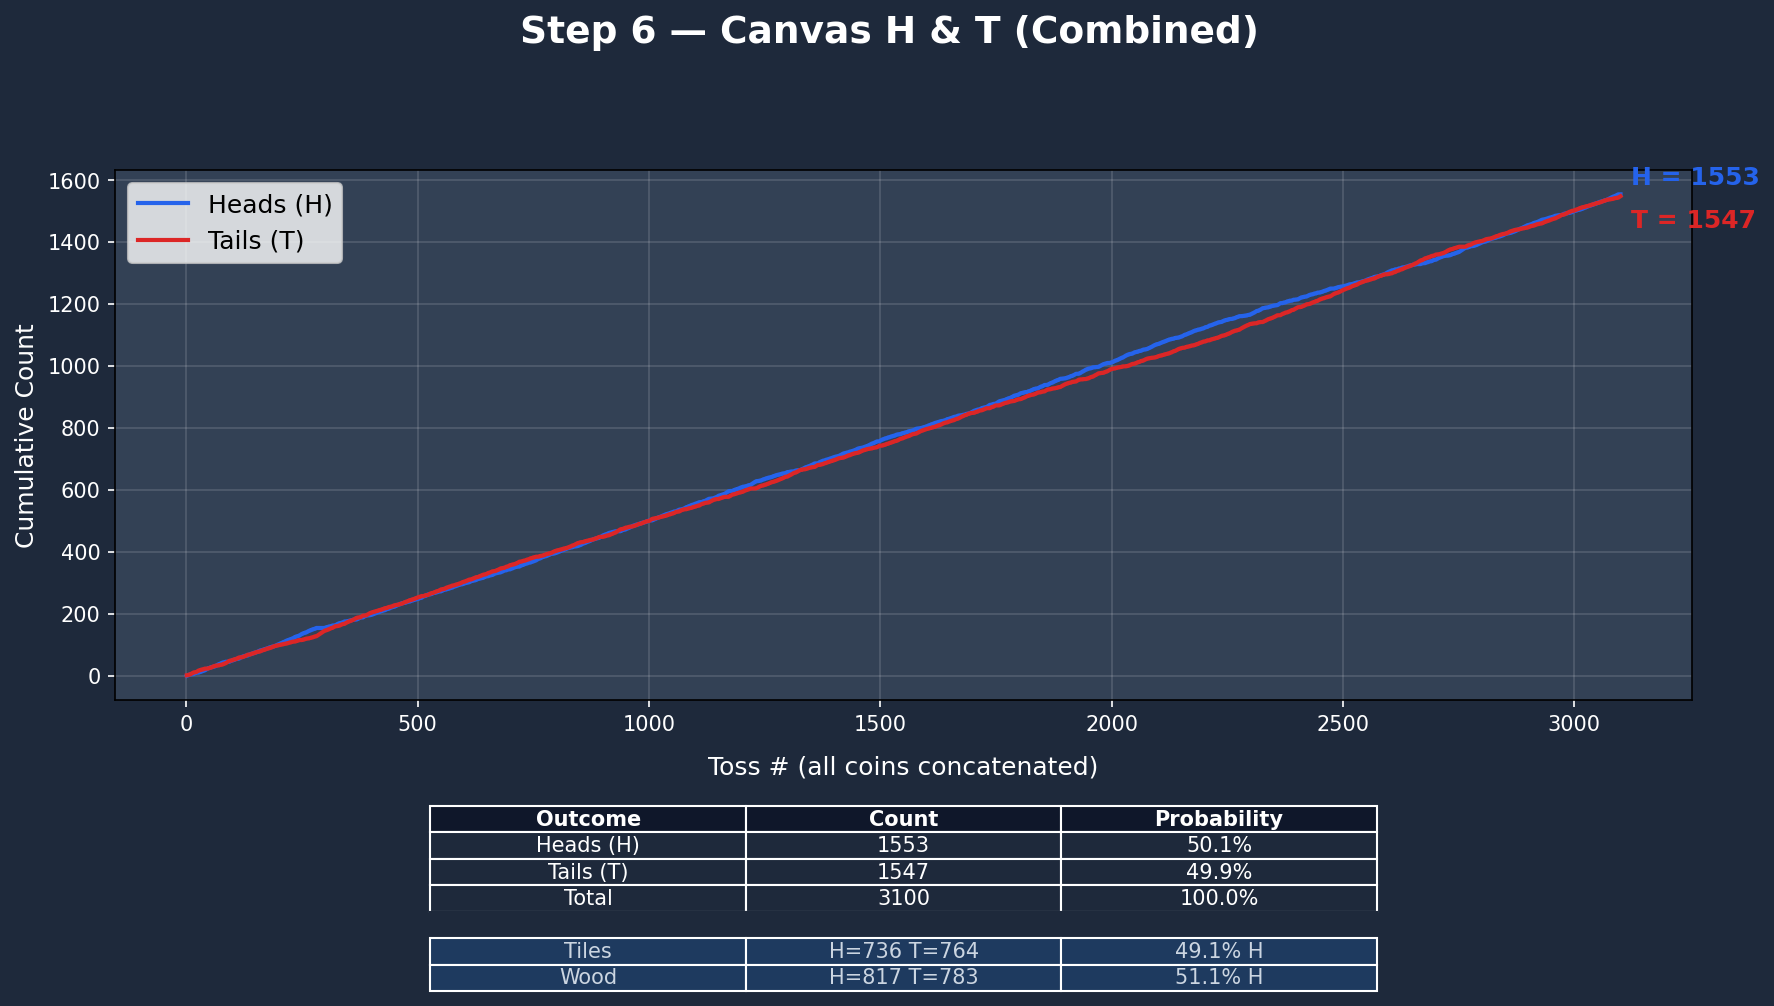

The Python source for this figure:
import openpyxl
import matplotlib.pyplot as plt
import numpy as np
from collections import defaultdict

# =============================================================================
# Load workbook
# =============================================================================
FILENAME = "2BSCS-A _ Tossed Coin Raw Data.xlsx"
wb = openpyxl.load_workbook(FILENAME, data_only=True)

# =============================================================================
# SURFACE ASSIGNMENTS
# =============================================================================
SURFACE_MAP = {
    "GROUP 1": "Wood", "GROUP 2": "Wood", "GROUP 3": "Wood", "GROUP 4": "Wood",
    "GROUP 5": "Wood", "GROUP 6": "Wood", "GROUP 7": "Wood", "GROUP 8": "Wood",
    "GROUP 9": "Tiles", "GROUP 10": "Tiles", "GROUP 11": "Tiles",
    "GROUP 12": "Tiles", "GROUP 13": "Tiles",
    "GROUP 14": "Tiles",
    "GROUP 15": "Tiles",
}

# =============================================================================
# PARSE — extract individual toss results (H=1, T=0)
# =============================================================================
all_records = []


def derive_from_cumulative(cum_h_list):
    """Given a list of cumulative-H values, return per-toss H (1/0)."""
    results = []
    prev = 0
    for ch in cum_h_list:
        if ch is None:
            ch = prev
        results.append(1 if int(ch) > prev else 0)
        prev = int(ch)
    return results


def safe_int(v, default=0):
    if v is None:
        return default
    try:
        return int(v)
    except (ValueError, TypeError):
        return default


def add(group, coin, tosses):
    all_records.append((group, coin, SURFACE_MAP[group], tosses))


# ── GROUP 1  ── 1B & 2 Peso
ws = wb["GROUP 1"]; rows = list(ws.iter_rows(values_only=True))
add("GROUP 1", "1B", derive_from_cumulative([rows[i][4] for i in range(2, 102)]))
add("GROUP 1", "Arabian 2", derive_from_cumulative([rows[i][6] for i in range(2, 102)]))

# ── GROUP 2  ── 1B & 5A
ws = wb["GROUP 2"]; rows = list(ws.iter_rows(values_only=True))
add("GROUP 2", "1B", derive_from_cumulative([rows[i][3] for i in range(2, 102)]))
add("GROUP 2", "5A", derive_from_cumulative([rows[i][11] for i in range(2, 102)]))

# ── GROUP 3  ── 1B (new) & 10A (old)
ws = wb["GROUP 3"]; rows = list(ws.iter_rows(values_only=True))
add("GROUP 3", "1B", derive_from_cumulative([rows[i][4] for i in range(2, 102)]))
add("GROUP 3", "10A", derive_from_cumulative([rows[i][12] for i in range(2, 102)]))

# ── GROUP 4  ── 5A & 5B
ws = wb["GROUP 4"]; rows = list(ws.iter_rows(values_only=True))
add("GROUP 4", "5A", derive_from_cumulative([rows[i][3] for i in range(2, 102)]))
add("GROUP 4", "5B", derive_from_cumulative([rows[i][8] for i in range(2, 102)]))

# ── GROUP 5  ── 1A & 1B
ws = wb["GROUP 5"]; rows = list(ws.iter_rows(values_only=True))
add("GROUP 5", "1A", derive_from_cumulative([rows[i][3] for i in range(2, 102)]))
add("GROUP 5", "1B", derive_from_cumulative([rows[i][9] for i in range(2, 102)]))

# ── GROUP 6  ── 5B & 20 Peso
ws = wb["GROUP 6"]; rows = list(ws.iter_rows(values_only=True))
add("GROUP 6", "5B", derive_from_cumulative([rows[i][3] for i in range(3, 103)]))
add("GROUP 6", "20 Peso", derive_from_cumulative([rows[i][8] for i in range(3, 103)]))

# ── GROUP 7  ── 5A & 10A
ws = wb["GROUP 7"]; rows = list(ws.iter_rows(values_only=True))
add("GROUP 7", "5A", derive_from_cumulative([rows[i][4] for i in range(1, 101)]))
add("GROUP 7", "10A", derive_from_cumulative([rows[i][12] for i in range(1, 101)]))

# ── GROUP 8  ── 1A & 10B
ws = wb["GROUP 8"]; rows = list(ws.iter_rows(values_only=True))
add("GROUP 8", "1A", derive_from_cumulative([rows[i][3] for i in range(2, 102)]))
add("GROUP 8", "10B", derive_from_cumulative([rows[i][9] for i in range(2, 102)]))

# ── GROUP 9  ── 5B (New) & 1B (New) & 20
ws = wb["GROUP 9"]; rows = list(ws.iter_rows(values_only=True))
add("GROUP 9", "5B", derive_from_cumulative([rows[i][3] for i in range(2, 102)]))
add("GROUP 9", "1B", derive_from_cumulative([rows[i][7] for i in range(2, 102)]))
add("GROUP 9", "20 Peso", derive_from_cumulative([rows[i][11] for i in range(2, 102)]))

# ── GROUP 10 ── 5B & 10B
ws = wb["GROUP 10"]; rows = list(ws.iter_rows(values_only=True))
add("GROUP 10", "5B", derive_from_cumulative([rows[i][3] for i in range(7, 107)]))
add("GROUP 10", "10B", derive_from_cumulative([rows[i][10] for i in range(7, 107)]))

# ── GROUP 11 ── 1A & 10B
ws = wb["GROUP 11"]; rows = list(ws.iter_rows(values_only=True))
add("GROUP 11", "1A", derive_from_cumulative([rows[i][4] for i in range(2, 102)]))
add("GROUP 11", "10B", derive_from_cumulative([rows[i][10] for i in range(2, 102)]))

# ── GROUP 12 ── 5B (New) & 5A (Old)
ws = wb["GROUP 12"]; rows = list(ws.iter_rows(values_only=True))
add("GROUP 12", "5B", derive_from_cumulative([rows[i][4] for i in range(3, 103)]))
add("GROUP 12", "5A", derive_from_cumulative([rows[i][12] for i in range(3, 103)]))

# ── GROUP 13 ── 1A & 10A
ws = wb["GROUP 13"]; rows = list(ws.iter_rows(values_only=True))
add("GROUP 13", "1A", derive_from_cumulative([rows[i][3] for i in range(2, 102)]))
add("GROUP 13", "10A", derive_from_cumulative([rows[i][10] for i in range(2, 102)]))

# ── GROUP 14 ── 1A & 20 Peso
ws = wb["GROUP 14"]; rows = list(ws.iter_rows(values_only=True))
add("GROUP 14", "1A", [safe_int(rows[i][1]) for i in range(2, 102)])
add("GROUP 14", "20 Peso", [safe_int(rows[i][3]) for i in range(2, 102)])

# ── GROUP 15 ── 1B & 5B
ws = wb["GROUP 15"]; rows = list(ws.iter_rows(values_only=True))
add("GROUP 15", "1B", derive_from_cumulative([rows[i][4] for i in range(2, 102)]))
add("GROUP 15", "5B", derive_from_cumulative([rows[i][12] for i in range(2, 102)]))

# =============================================================================
# Normalise coin class names & aggregate
# =============================================================================
def normalise(name):
    n = name.strip().upper()
    for rem in ["(NEW)", "(OLD)", "PESO", "₱"]:
        n = n.replace(rem, "")
    return n.strip()


class_tosses = defaultdict(list)
class_groups = defaultdict(list)

for grp, coin, surf, tosses in all_records:
    key = normalise(coin)
    class_tosses[key].extend(tosses)
    class_groups[key].append(f"G{grp.split()[-1]}({surf[0]})")

sorted_classes = sorted(class_tosses.keys())

# Grand combined
all_tosses_combined = []
for tosses in class_tosses.values():
    all_tosses_combined.extend(tosses)

# By surface
surface_tosses = defaultdict(list)
for _, _, surf, tosses in all_records:
    surface_tosses[surf].extend(tosses)

grand_h = sum(all_tosses_combined)
grand_t = len(all_tosses_combined) - grand_h

# =============================================================================
# Helper
# =============================================================================
def cumulative_ht(tosses):
    cum_h, cum_t = [], []
    h, t = 0, 0
    for v in tosses:
        if v == 1:
            h += 1
        else:
            t += 1
        cum_h.append(h)
        cum_t.append(t)
    return cum_h, cum_t


# ── Colour palette
BLUE = "#2563EB"
RED = "#DC2626"
DARK_BG = "#1E293B"
CARD_BG = "#334155"
TEXT_CLR = "white"

# =============================================================================
# STEP 6 — Canvas H & T (Combined) — Cumulative + Table
# =============================================================================
fig6, ax6 = plt.subplots(figsize=(12, 10))
fig6.patch.set_facecolor(DARK_BG)
ax6.set_facecolor(CARD_BG)
fig6.suptitle("Step 6 — Canvas H & T (Combined)",
              fontsize=18, fontweight="bold", color=TEXT_CLR)

total_all = len(all_tosses_combined)
cum_h_comb, cum_t_comb = cumulative_ht(all_tosses_combined)
x_comb = np.arange(1, total_all + 1)

ax6.plot(x_comb, cum_h_comb, color=BLUE, linewidth=2, label="Heads (H)")
ax6.plot(x_comb, cum_t_comb, color=RED, linewidth=2, label="Tails (T)")
ax6.set_xlabel("Toss # (all coins concatenated)", fontsize=12, color=TEXT_CLR, labelpad=10)
ax6.set_ylabel("Cumulative Count", fontsize=12, color=TEXT_CLR)
ax6.tick_params(colors=TEXT_CLR)
ax6.legend(fontsize=12)
ax6.grid(True, alpha=0.15, color="white")

ax6.annotate(f"H = {grand_h}", xy=(total_all, grand_h),
             fontsize=12, color=BLUE, fontweight="bold",
             xytext=(5, 5), textcoords="offset points")
ax6.annotate(f"T = {grand_t}", xy=(total_all, grand_t),
             fontsize=12, color=RED, fontweight="bold",
             xytext=(5, -15), textcoords="offset points")

# Summary table with surface breakdown -- built dynamically
table_data6 = [
    ["Heads (H)", str(grand_h), f"{grand_h / total_all * 100:.1f}%"],
    ["Tails (T)", str(grand_t), f"{grand_t / total_all * 100:.1f}%"],
    ["Total", str(total_all), "100.0%"],
    ["", "", ""],
]
for surf in sorted(surface_tosses.keys()):
    st = surface_tosses[surf]
    if len(st) == 0:
        continue
    sh = sum(st)
    sn = len(st)
    table_data6.append([surf, f"H={sh} T={sn-sh}", f"{sh/sn*100:.1f}% H"])
tbl6 = ax6.table(cellText=table_data6,
                 colLabels=["Outcome", "Count", "Probability"],
                 cellLoc="center", loc="bottom",
                 bbox=[0.20, -0.55, 0.60, 0.35])
tbl6.auto_set_font_size(False)
tbl6.set_fontsize(10)
for (row, col), cell in tbl6.get_celld().items():
    cell.set_edgecolor("white")
    if row == 0:
        cell.set_facecolor("#0F172A")
        cell.set_text_props(color="white", fontweight="bold")
    elif row == 4:  # separator
        cell.set_facecolor(DARK_BG)
        cell.set_edgecolor(DARK_BG)
        cell.set_text_props(color=DARK_BG)
    elif row >= 5:  # surface rows
        cell.set_facecolor("#1E3A5F")
        cell.set_text_props(color="#CBD5E1")
    else:
        cell.set_facecolor("#1E293B")
        cell.set_text_props(color="white")

plt.subplots_adjust(bottom=0.32)
plt.tight_layout(rect=[0, 0.20, 1, 0.93])
plt.savefig("group14_step6.png", dpi=150, bbox_inches="tight",
            facecolor=fig6.get_facecolor())
# plt.show()

print("\n✅  Step 6 chart saved: step6_canvas_ht_combined.png")
